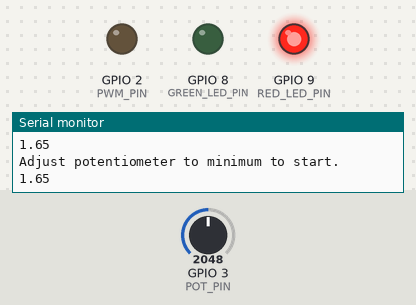
Recording of a sketch running on a simulated ESP32-S3. On the bench: output pins drawn as LEDs (lit = HIGH), the last lines printed to the serial monitor. The test bench sets the inputs (shaded band); at power-on: GPIO 3 (POT_PIN) = 2048.

Above: at 0.8 s.
0.9 s: GPIO 3 (POT_PIN) set to 131
2.4 s: GPIO 3 (POT_PIN) set to 115
At 2.8 s:
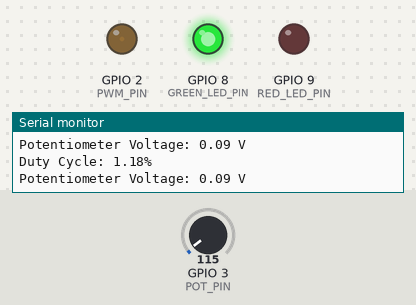
3.9 s: GPIO 3 (POT_PIN) set to 2866
At 4.8 s:
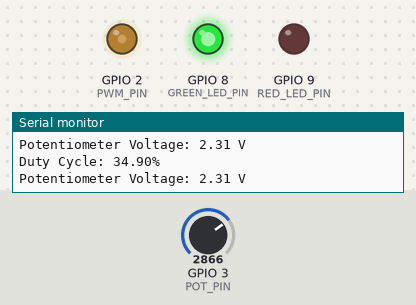
5.4 s: GPIO 3 (POT_PIN) set to 0
At 6.2 s:
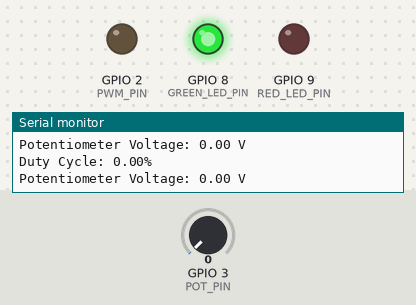
Timing chart, 0 to 7.9 s (numbered marks = the images above; inputs shaded):
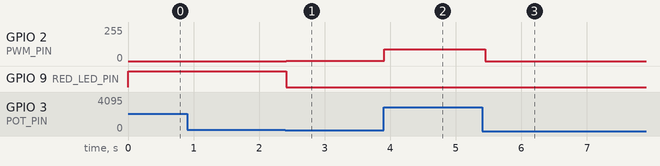

Measured:
- the behaviour switches between 125 and 124 on GPIO 3 (POT_PIN) (found by bisection; images 0 and 1)
- after the input at 2.4 s, GPIO 2 (PWM_PIN): 0/255 → 3/255 at once; GPIO 8 (GREEN_LED_PIN): LOW → HIGH at once; GPIO 9 (RED_LED_PIN): HIGH → LOW at once
- after the input at 3.9 s, GPIO 2 (PWM_PIN): 3/255 → 89/255 at once
- after the input at 5.4 s, GPIO 2 (PWM_PIN): 89/255 → 0/255 after 0.05 s

The sketch:

esp32-digital-load.ino
```cpp
#include <Arduino.h>

// Pin definitions
#define POT_PIN 3
#define PWM_PIN 2
#define RED_LED_PIN 9
#define GREEN_LED_PIN 8

// PWM parameters
const long pwmFrequency = 50000; // 50 kHz to achieve a 20us period
const uint8_t pwmResolution = 8; // 8-bit resolution for PWM
const uint8_t maxPwmValue = 255; // Maximum value for 8-bit resolution PWM

// ADC and Voltage settings
const float referenceVoltage = 3.3; // ADC reference voltage in volts
const int adcMaxValue = 4095; // Maximum ADC value for 12-bit resolution
const float minimumVoltage = 0.1; // Minimum voltage threshold to start PWM

void setup() {
  // Initialize Serial for debug output
  Serial.begin(9600);

  // Set up LED pins
  pinMode(RED_LED_PIN, OUTPUT);
  pinMode(GREEN_LED_PIN, OUTPUT);

  // Initialize PWM on pin
  ledcSetup(0, pwmFrequency, pwmResolution);
  ledcAttachPin(PWM_PIN, 0);

  // Check initial position of the potentiometer
  float initialVoltage = (analogRead(POT_PIN) * referenceVoltage) / adcMaxValue;
  if (initialVoltage > minimumVoltage) {
    digitalWrite(RED_LED_PIN, HIGH); // Turn on red LED
    digitalWrite(GREEN_LED_PIN, LOW); // Make sure green LED is off
    while ((analogRead(POT_PIN) * referenceVoltage / adcMaxValue) > minimumVoltage) {
      // Wait for the user to adjust the potentiometer to minimum
      delay(100); // Delay to avoid excessive reading
      Serial.println("Adjust potentiometer to minimum to start.");
      Serial.println((analogRead(POT_PIN) * referenceVoltage / adcMaxValue));

    }
  }
  // Potentiometer is at minimum value, proceed with normal operation
  digitalWrite(RED_LED_PIN, LOW);
  digitalWrite(GREEN_LED_PIN, HIGH);
}

void loop() {
  // Read the potentiometer value and convert to voltage
  float potVoltage = (analogRead(POT_PIN) * referenceVoltage) / adcMaxValue;

  // Calculate the PWM duty cycle (0 - 50% of maximum PWM value)
  int pwmDutyCycle = map(potVoltage * 1000, 0, referenceVoltage * 1000, 0, 128);

  // Set the PWM duty cycle
  ledcWrite(0, pwmDutyCycle);
 digitalWrite(GREEN_LED_PIN, HIGH);
  // Debug output to Serial Monitor
  Serial.print("Duty Cycle: ");
  Serial.print((float)pwmDutyCycle / maxPwmValue * 100);
  Serial.println("%");
  Serial.print("Potentiometer Voltage: ");
  Serial.print(potVoltage);
  Serial.println(" V");
}
```
